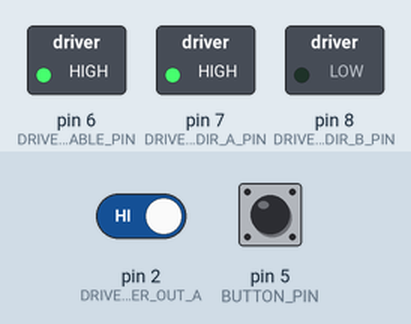
This sketch was run on a simulated Arduino Uno, built with avr-gcc and run on an emulated ATmega328P. Parts: switched loads named in the sketch (green lamp = pin HIGH). The test bench sets the inputs (shaded band); at power-on: pin 5 (BUTTON_PIN) LOW, pin 2 (DRIVER_ENCODER_OUT_A) HIGH. What the sketch prints to the serial monitor is not drawn.

Above: at 1.2 s.
1.3 s: pin 5 (BUTTON_PIN) pulled HIGH for 0.15 s
At 2.4 s:
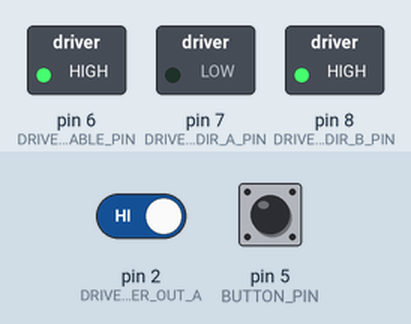
2.9 s: pin 5 (BUTTON_PIN) pulled HIGH for 1 s
At 3.6 s:
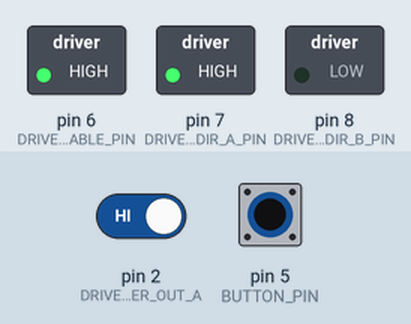
5.4 s: pin 5 (BUTTON_PIN) pulled HIGH for 3.2 s
At 6.7 s:
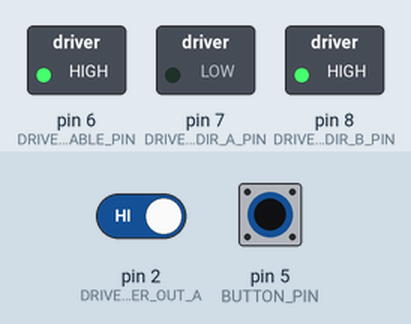
Timing chart, 0 to 8.4 s (numbered marks = the images above; inputs shaded):
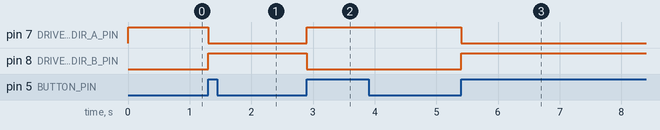

Measured:
- after the input at 1.3 s, pin 7 (DRIVER_DIR_A_PIN): HIGH → LOW at once; pin 8 (DRIVER_DIR_B_PIN): LOW → HIGH at once
- after the input at 2.9 s, pin 7 (DRIVER_DIR_A_PIN): LOW → HIGH at once; pin 8 (DRIVER_DIR_B_PIN): HIGH → LOW at once
- after the input at 5.4 s, pin 7 (DRIVER_DIR_A_PIN): HIGH → LOW at once; pin 8 (DRIVER_DIR_B_PIN): LOW → HIGH at once

The sketch:

mssd.ino
```cpp
/**
* @author Stefan Oshchypok, Anthony Manzueta Difo
*
* Universidad Carlos III de Madrid
* Máster Universitario en Robótica y Automatización
* Asignatura: Modelizacion y Simulacion de Sistemas Dinamicos
* Curso: 2026 - 2027
*
* Componentes:
* - DHT11
* - Button (+ 10K Om resistencia)
* - L293D DC motor driver
* - DC motor con encoder
* - Power Supply Module
*/

// #include <DHT.h>

// == Pins ==

#define BUTTON_PIN 5

// #define SENSOR_PIN 4

#define DRIVER_ENABLE_PIN 6  // PWM
#define DRIVER_DIR_A_PIN 7
#define DRIVER_DIR_B_PIN 8

#define DRIVER_ENCODER_OUT_A 2
#define DRIVER_ENCODER_OUT_B 3

// == Other ==
// #define SENSOR_TYPE DHT11

// const float T_MIN = 20.0;
// const float T_MAX = 30.0;

// const float ENCODER_PPR = 24.0;
// const unsigned long SENSOR_CAPTURE_INTERVAL_MS = 2000;
// const unsigned long SPEED_CAPTURE_INTERVAL_MS = 250;

enum class RotationDirection {
  FORWARD,
  INVERSE
};

class Motor {
private:
  int enable_pin_;
  int dir_a_pin_;
  int dir_b_pin_;

  int speed_;
  RotationDirection direction_;

public:
  static constexpr int STOP = 0;
  static constexpr int MAX_SPEED = 255;

  Motor(int enable_pin, int dir_a_pin, int dir_b_pin) {
    enable_pin_ = enable_pin;
    dir_a_pin_ = dir_a_pin;
    dir_b_pin_ = dir_b_pin;

    pinMode(enable_pin_, OUTPUT);
    pinMode(dir_a_pin_, OUTPUT);
    pinMode(dir_b_pin_, OUTPUT);

    speed_ = Motor::STOP;
    direction_ = RotationDirection::FORWARD;
  }

  void init() {
    change_speed(Motor::STOP);
    change_direction(RotationDirection::FORWARD);
  }

  int speed() const {
    return speed_;
  }

  RotationDirection direction() const {
    return direction_;
  }

  int change_speed(int speed) {
    if (speed < Motor::STOP || speed > Motor::MAX_SPEED)
      return 1;
    speed_ = speed;
    analogWrite(enable_pin_, speed_);
    return 0;
  }

  int change_direction(RotationDirection direction) {
    if (direction == RotationDirection::FORWARD) {
      direction_ = direction;
      digitalWrite(dir_a_pin_, HIGH);
      digitalWrite(dir_b_pin_, LOW);
    } else if (direction == RotationDirection::INVERSE) {
      direction_ = direction;
      digitalWrite(dir_a_pin_, LOW);
      digitalWrite(dir_b_pin_, HIGH);
    } else {
      return 1;
    }
    return 0;
  }

  int swap_direction() {
    if (direction_ == RotationDirection::FORWARD) {
      change_direction(RotationDirection::INVERSE);
    } else if (direction_ == RotationDirection::INVERSE) {
      change_direction(RotationDirection::FORWARD);
    } else {
      return 1;
    }
    return 0;
  }
};

// == Help functions ==

// int temperatureToPWM(float temperature) {
//   float output = (temperature - T_MIN)
//                  / (T_MAX - T_MIN) * 255.0;

//   return (int)constrain(output, 0, 255);
// }

// float pwmToVoltage(int pwm) {
//   return pwm * (5.0 / 255.0);
// }

// float rpmToAngularVelocity(float rpm) {
//   return rpm * (2.0 * PI / 60.0);
// }

// == Global vars ==

// DHT sensor(SENSOR_PIN, SENSOR_TYPE);
Motor motor(DRIVER_ENABLE_PIN, DRIVER_DIR_A_PIN, DRIVER_DIR_B_PIN);

volatile unsigned long encoderPulses = 0;

// unsigned long lastSensorTime = 0;
// unsigned long lastSpeedTime = 0;

int lastButtonState = LOW;

// == Interupciones ==

void encoderISR() {
  encoderPulses++;
}

unsigned long readEncoderPulses(bool reset) {
  noInterrupts();
  unsigned long pulses = encoderPulses;
  if (reset) {
    encoderPulses = 0;
  }
  interrupts();
  return pulses;
}

// == Main logic ==

void setup() {
  Serial.begin(115200);
  Serial.println("t_us,pulses,direction"); // Fase 2

  // Modelo
  pinMode(BUTTON_PIN, INPUT);
  pinMode(DRIVER_ENCODER_OUT_A, INPUT);
  pinMode(DRIVER_ENCODER_OUT_B, INPUT);

  // sensor.begin();
  motor.init();

  attachInterrupt(
    digitalPinToInterrupt(DRIVER_ENCODER_OUT_A),
    encoderISR,
    CHANGE);

  motor.change_speed(Motor::MAX_SPEED); // ~5V (Fase 2)
}

// Fase 1: respuesta al escalón, solo captura y exporta datos crudos (CSV)
// const unsigned long SAMPLE_US = 5000;      // periodo de muestreo
// const unsigned long DURATION_US = 1000000; // duración del ensayo (1 s)

// bool done = false;

// void loop() {
//   if (done) {
//     return;
//   }
//   done = true;

//   Serial.println("t_us,pulses");

//   // == Escalón + captura ==
//   unsigned long t0 = micros();
//   unsigned long next = t0;
//   motor.change_speed(Motor::MAX_SPEED); // ~5V

//   while (micros() - t0 < DURATION_US) {
//     while ((long)(micros() - next) < 0) {}
//     unsigned long t = micros() - t0;

//     Serial.print(t);
//     Serial.print(',');
//     Serial.println(readEncoderPulses(false));

//     next += SAMPLE_US;
//   }

//   motor.change_speed(Motor::STOP);
// }

// Fase 2: escalón continuo a 5 V, el botón invierte el sentido de giro.
// Solo captura y exporta datos crudos (CSV); direction: 0 = FORWARD, 1 = INVERSE
const unsigned long SAMPLE_US = 5000;      // periodo de muestreo

void loop() {
  static unsigned long t0 = micros();
  static unsigned long next = t0;
  int buttonState;

  if ((long)(micros() - next) >= 0) {
    buttonState = digitalRead(BUTTON_PIN);
    if (buttonState == HIGH && lastButtonState == LOW) {
      motor.swap_direction();
    }
    lastButtonState = buttonState;

    Serial.print(micros() - t0);
    Serial.print(',');
    Serial.print(readEncoderPulses(false));
    Serial.print(',');
    Serial.println(motor.direction() == RotationDirection::FORWARD ? 0 : 1);

    next += SAMPLE_US;
  }
}

/* Codigo de logica de programa completo
void loop() {
  unsigned long now = millis();

  // == Read temperature and control motor ==

  if (now - lastSensorTime >= SENSOR_CAPTURE_INTERVAL_MS) {
    lastSensorTime = now;

    float temperature = sensor.readTemperature();

    if (isnan(temperature)) {
      Serial.println("Error leyendo el sensor DHT11");
    } else {
      int pwm = temperatureToPWM(temperature);
      float voltage = pwmToVoltage(pwm);

      motor.change_speed(pwm);

      Serial.println("--- Motor control ---");

      Serial.print("Temperature: ");
      Serial.print(temperature, 1);
      Serial.println(" C");

      Serial.print("PWM: ");
      Serial.print(pwm);
      Serial.print(" / 255");

      Serial.print(" | Voltage equivalent: ");
      Serial.print(voltage, 2);
      Serial.println(" V");
    }
  }

  // == Toggle direction once per button press ==

  int buttonState = digitalRead(BUTTON_PIN);

  if (buttonState == HIGH && lastButtonState == LOW) {
    motor.swap_direction();

    Serial.print("Direction: ");
    Serial.println(
      motor.direction() == RotationDirection::FORWARD
        ? "FORWARD"
        : "INVERSE");
  }

  lastButtonState = buttonState;

  // == Measure angular velocity using encoder ==

  now = millis();

  if (now - lastSpeedTime >= SPEED_CAPTURE_INTERVAL_MS) {
    unsigned long elapsedMs = now - lastSpeedTime;
    lastSpeedTime = now;

    unsigned long pulses = readEncoderPulses(true);

    float elapsedSeconds = elapsedMs / 1000.0;

    float rpm = 0.0;

    if (ENCODER_PPR > 0.0) {
      rpm = (pulses / ENCODER_PPR)
            * (60.0 / elapsedSeconds);
    }

    float omega = rpmToAngularVelocity(rpm);

    Serial.print("Encoder pulses: ");
    Serial.println(pulses);

    Serial.print("Motor speed: ");
    Serial.print(rpm, 2);
    Serial.println(" RPM");

    Serial.print("Angular velocity: ");
    Serial.print(omega, 3);
    Serial.println(" rad/s");

    Serial.println();
  }
}
*/
```
